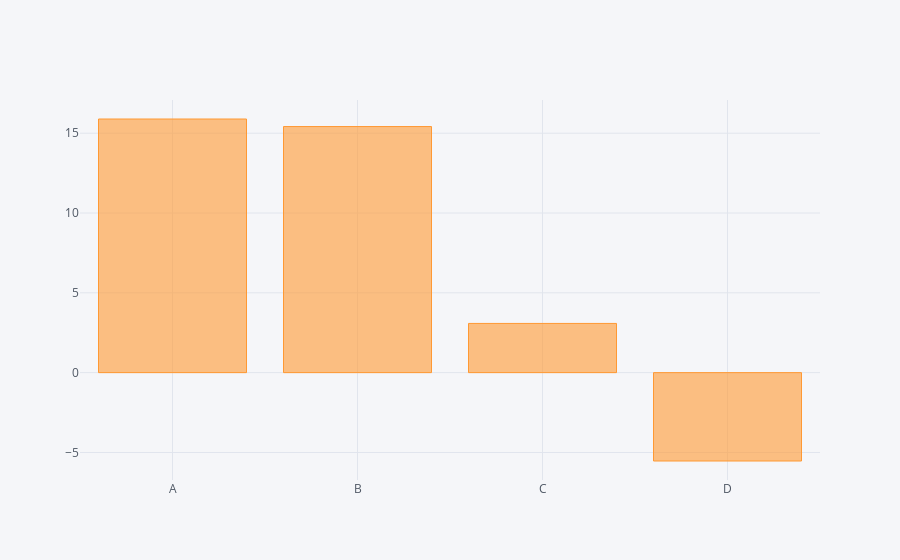

Write notebook code for a chart like this one.
### Code cell
df.sum().iplot(kind='bar')

### Figure 1 — Plotly figure (JSON) as saved in the notebook; plotly's stock layout.template omitted (floating-point values rounded to 4 significant figures)
{"data": [{"marker": {"color": "rgba(255, 153, 51, 0.6)", "line": {"color": "rgba(255, 153, 51, 1.0)", "width": 1}}, "name": "None", "orientation": "v", "text": "", "type": "bar", "uid": "8172c50e-ab7a-44c0-85b1-bcb89bf5049b", "x": ["A", "B", "C", "D"], "y": [15.89, 15.42, 3.082, -5.536]}], "layout": {"legend": {"bgcolor": "#F5F6F9", "font": {"color": "#4D5663"}}, "paper_bgcolor": "#F5F6F9", "plot_bgcolor": "#F5F6F9", "title": {"font": {"color": "#4D5663"}}, "xaxis": {"gridcolor": "#E1E5ED", "showgrid": true, "tickfont": {"color": "#4D5663"}, "title": {"font": {"color": "#4D5663"}, "text": ""}, "zerolinecolor": "#E1E5ED"}, "yaxis": {"gridcolor": "#E1E5ED", "showgrid": true, "tickfont": {"color": "#4D5663"}, "title": {"font": {"color": "#4D5663"}, "text": ""}, "zerolinecolor": "#E1E5ED"}}}
